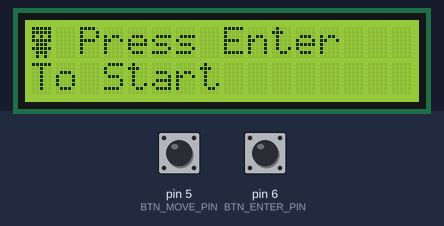
This sketch was run on a simulated Arduino Uno, built with avr-gcc and run on an emulated ATmega328P. Parts: 16×2 character LCD. Wiring (inferred from the names in the program): character LCD (HD44780): RS pin 2; E pin 3; data pin 10, pin 11, pin 12, pin 13. The inputs (shaded band) are chosen by the test bench; at power-on: pin 6 (BTN_ENTER_PIN) HIGH, pin 5 (BTN_MOVE_PIN) HIGH. Random numbers use the default seed unless the sketch sets one; what the sketch prints to the serial monitor is not drawn.

Above: at 1.2 s.
1.3 s: pin 6 (BTN_ENTER_PIN) pulled LOW for 0.15 s
At 1.6 s:
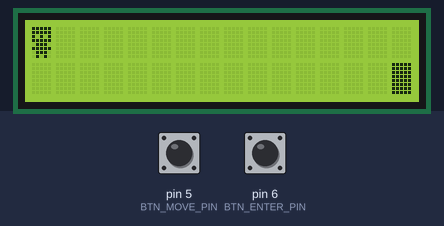
3.8 s: pin 5 (BTN_MOVE_PIN) pulled LOW for 0.15 s
At 4.5 s:
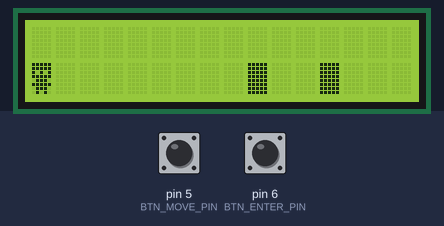
6.9 s: pin 5 (BTN_MOVE_PIN) pulled LOW for 1 s
At 7.23 s:
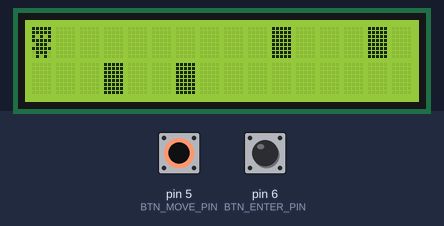
9.4 s: pin 5 (BTN_MOVE_PIN) pulled LOW for 0.15 s
At 10.8 s:
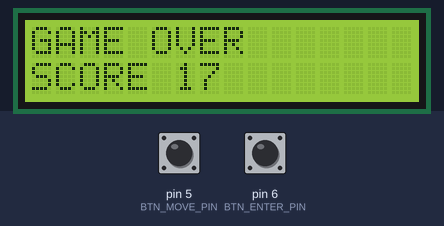
11.6 s: pin 6 (BTN_ENTER_PIN) pulled LOW for 1 s
At 12.6 s:
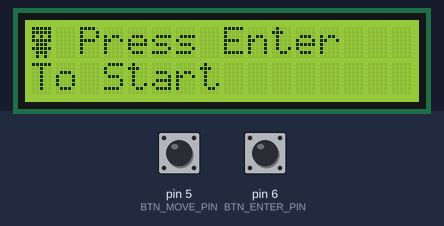
14.1 s: pin 6 (BTN_ENTER_PIN) pulled LOW for 0.15 s
At 18.23 s:
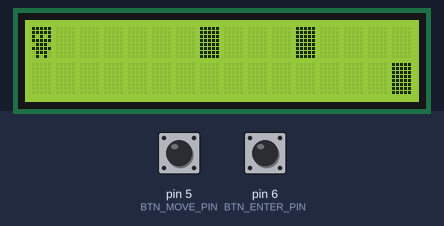
Timing chart, 0 to 19.7 s (numbered marks = the images above; inputs shaded):
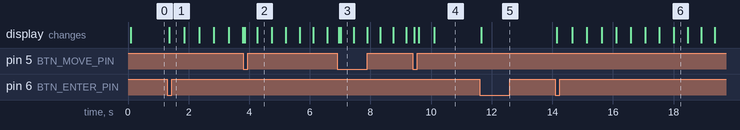

The sketch:

MiniLCDGame.ino
```cpp
#include "LCD.h"
#include "Common.h"
#include "Constants.h"
#include "Gameplay.h"

enum GameState
{
  None,
  Start,
  InGame,
  GameOver,
};

//Climduino::LCD lcd(RS_PIN, RW_PIN, E_PIN, 6, 7, 8, 9, 10, 11, 12, 13); //8 bit
static Climduino::LCD _lcd(RS_PIN, RW_PIN, E_PIN, 10, 11, 12, 13); //4 bit

static uint8_t _last_screen[SCREEN_COLUMNS][SCREEN_ROWS]; // store the last one to compare and only render difference
static uint8_t _screen[SCREEN_COLUMNS][SCREEN_ROWS];
static GameState _lastGameState = GameState::None;
static GameState _gameState = GameState::Start;

static Gameplay _gameplay(_screen);

static Climduino::DebouncedButton _moveBtn;
static Climduino::DebouncedButton _enterBtn;

void setup() {
  Serial.begin(9600);

  _moveBtn.setup(BTN_MOVE_PIN);
  _enterBtn.setup(BTN_ENTER_PIN);

  _lcd.begin();

  _lcd.addCustomChar(PLAYER_CHAR, CustomPlayerCharMatrix);
}

void emptyGameplayScreen()
{
  for (int x = 0; x < SCREEN_COLUMNS; x++) {
    for (int y = 0; y < SCREEN_ROWS; y++) {
      _last_screen[x][y] = EMPTY_CHAR;
      _screen[x][y] = EMPTY_CHAR;
    }
  }
}

void loop() {

  Climduino::BtnEvent moveBtnEvnt = _moveBtn.update();
  Climduino::BtnEvent enterBtnEvnt = _enterBtn.update();

  GameState currentState = _gameState;
  switch (_gameState)
  {
    case GameState::Start:
      if (_lastGameState != _gameState)
      {
        _lcd.setCursor(0, 0);
        _lcd.write(PLAYER_CHAR);
        _lcd.print(" Press Enter");
        _lcd.setCursor(0, 1);
        _lcd.print("To Start");
      }
      if (enterBtnEvnt == Climduino::BtnEvent::Down)
      {
        //Serial.print("Starting Game");
        _lcd.clearScreen();
        emptyGameplayScreen();
        _gameplay.StartGame();
        _gameState = GameState::InGame;
      }
      break;
    case GameState::GameOver:
     if (_lastGameState != _gameState)
      {
        _lcd.setCursor(0, 0);
        _lcd.print("GAME OVER");
        _lcd.setCursor(0, 1);
        _lcd.print("SCORE ");
        _lcd.print(_gameplay.GetScore());
      }
      if (enterBtnEvnt == Climduino::BtnEvent::Down)
      {
        _gameState = GameState::Start;
        _lcd.clearScreen();
      }
      break;
    case GameState::InGame:
      _gameplay.Update(moveBtnEvnt, enterBtnEvnt);

      for (int x = 0; x < SCREEN_COLUMNS; ++x)
      {
        for (int y = 0; y < SCREEN_ROWS; ++y)
        {
          uint8_t last = _last_screen[x][y];
          uint8_t current = _screen[x][y];

          if (last == current) continue;

          //Serial.print(String("x: ") + x + ", y: " + y + ", Char: ");
          //Serial.println((uint8_t)current, HEX);

          _lcd.setCursor(x, y);
          _lcd.write((uint8_t)current);

          _last_screen[x][y] = _screen[x][y];
        }
      };

      if (_gameplay.IsDead())
      {
        //Serial.print("GameOver");
        delay(500); //let them see the explosion
        _gameState = GameState::GameOver;
        _lcd.clearScreen();
        break;
      }
      break;
  }

  _lastGameState = currentState;
}
```

Common.h
```cpp
#pragma once

namespace CPPLib
{
  namespace Common
  {
    struct Vector2Int {
      int x;
      int y;

      Vector2Int(): x(0), y(0) {}
      Vector2Int(int x, int y): x(x), y(y) {}
    };
  }
}
```

Constants.h
```cpp
#pragma once

//Pin Defines
constexpr uint8_t RS_PIN = 2;
constexpr uint8_t RW_PIN = 0;
constexpr uint8_t E_PIN = 3;
constexpr uint8_t BTN_MOVE_PIN = 5;
constexpr uint8_t BTN_ENTER_PIN = 6;

//Screen
constexpr uint8_t SCREEN_ROWS = 2;
constexpr uint8_t SCREEN_COLUMNS = 16;

//Character Codes
constexpr uint8_t EMPTY_CHAR = 0x20;
constexpr uint8_t PLAYER_CHAR = 1; //0xFF //slot index to use with custom player char
constexpr uint8_t ENEMY_CHAR = 0xFF; //0xEF
constexpr uint8_t EXPLOSION_CHAR = 0x2A;

//5 x 8 matrix
constexpr uint8_t CustomPlayerCharMatrix[8] =
{
  0b11111,
  0b11111,
  0b10101,
  0b11111,
  0b01110,
  0b11111,
  0b01110,
  0b01010,
};

//Gameplay Balance
constexpr uint8_t MAX_ENEMIES = 15;
constexpr int  MAX_TICK_INTERVAL = 500; //Tick time per enemy action (ms) at the start. Player is still free to roam in between ticks
constexpr int MIN_TICK_INTERVAL = 50;
constexpr int TICKTIME_INCREMENTTIME = 300; //Speed tick time every this many ms
constexpr int SPAWN_MAX_TICKS = 4;
constexpr int SPAWN_MIN_TICKS = 2;
```

DebouncedButton.cpp
```cpp
#include "DebouncedButton.h"
#include "Arduino.h"

namespace Climduino
{
  DebouncedButton::DebouncedButton()
  {

  }

  void DebouncedButton::setup(uint8_t pin)
  {
    _pin = pin;
    pinMode(pin, INPUT_PULLUP);
    _lastBtnState = HIGH;
    _btnState = HIGH;
  }

  BtnEvent DebouncedButton::update()
  {
    BtnEvent evnt = BtnEvent::None;
    int reading = digitalRead(_pin);
    if (reading != _lastBtnState)
    {
      //will keep updating until bouncing is done
      _lastDebounceTime = millis();
    }

    if ((millis() - _lastDebounceTime > 50))
    {
      //when stabilized for more than 50 ms, we then accept the input state
      if (reading != _btnState)
      {
        _btnState = reading;
        if (reading == LOW) //cos we pull up
        {
          evnt = BtnEvent::Down;
          //Serial.println("Button Down!");
        }
        else if (reading == HIGH)
        {
          evnt = BtnEvent::Released;
          //Serial.println("Button Released!");
        }
      }
    }
    _lastBtnState = reading;

    return evnt;
  }

  int DebouncedButton::getBtnState()
  {
    return _btnState;
  }
}
```

DebouncedButton.h
```cpp
#pragma once

#include "inttypes.h"

namespace Climduino
{
  enum BtnEvent
  {
    None, //no changes this frame
    Released, //let go this frame
    Down, //just pressed down this frame
  };

  class DebouncedButton
  {

  public:
    DebouncedButton();
    void setup(uint8_t pin);

    //also returns change in Btn state, as a workaround to event (for simple cases where caller is updating and retrieving the state)
    BtnEvent update();

    //returns 0 - not held, 1 - held - used for continuous state
    int getBtnState();

    //KIV Arduino Uno doesn't support std::function without additional library, making events a bit tedious since u need static functions.

  private:
    uint8_t _pin;
    int _btnState; //stable states
    int _lastBtnState; //raw bouncy state all the time
    unsigned long _lastDebounceTime;
  };
}
```

Gameplay.cpp
```cpp
#include "Gameplay.h"

Gameplay::Gameplay(uint8_t (&screen)[SCREEN_COLUMNS][SCREEN_ROWS])
: _screen(screen)
{

}

void Gameplay::StartGame()
{
  _gameplayActive = true;
  _isDead = false;
  _currentTickInterval = MAX_TICK_INTERVAL;
  _lastTick = millis();
  _lastIncrementTickTime = millis();
  _score = 0;
  for (int i = 0 ; i < MAX_ENEMIES; ++i)
  {
    _enemies[i].Alive = false;
  }

  setPlayerPos(0, 0);
  trySpawnEnemy();
}

void Gameplay::setPlayerPos(int x, int y)
{
  _screen[_playerPos.x][_playerPos.y] = EMPTY_CHAR; //clear first
  _playerPos.x = x;
  _playerPos.y = y;

   uint8_t onScreen = _screen[x][y];
   if (onScreen == EMPTY_CHAR)
   {
    _screen[x][y] = PLAYER_CHAR;
   }
   else if (onScreen == ENEMY_CHAR)
   {
    setGameOver(x, y);
   }
}

void Gameplay::setGameOver(int x, int y)
{
  _isDead = true;
  _gameplayActive = false;

  _screen[x][y] = EXPLOSION_CHAR;
}

void Gameplay::setEnemyPos(uint8_t arrIndex, int x, int y)
{
  EnemyInfo &info = _enemies[arrIndex];
  if (!info.Alive)
  {
    Serial.println("Error trying to set position of a dead thing");
    return;
  }

  _screen[info.Position.x][info.Position.y] = EMPTY_CHAR;
  info.Position.x = x;
  info.Position.y = y;

  uint8_t onScreen = _screen[x][y];
  //Serial.print(String("pos x: ") + x + ", y: " + y + " char: 0x");
  //Serial.println((uint8_t)onScreen, HEX);
  if (onScreen == EMPTY_CHAR) //ok to move
  {
    _screen[x][y] = ENEMY_CHAR;
  }
  else if (onScreen == PLAYER_CHAR)
  {
   setGameOver(x, y);
  }
}

void Gameplay::clearEnemy(uint8_t arrIndex)
{
  //Serial.println("Clear enemy");
  EnemyInfo &info = _enemies[arrIndex];
  info.Alive = false;
  _screen[info.Position.x][info.Position.y] = EMPTY_CHAR;
}

void Gameplay::Update(Climduino::BtnEvent moveBtn, Climduino::BtnEvent enterBtn)
{
  if (_gameplayActive)
  {
    if (moveBtn == Climduino::BtnEvent::Down)
    {
      onMoveBtnDown();
    }

    unsigned long milli = millis();
    if (_currentTickInterval > MIN_TICK_INTERVAL)
    {
      if (milli - _lastIncrementTickTime > TICKTIME_INCREMENTTIME)
      {
        _currentTickInterval = (long)(_currentTickInterval * 0.995); //_currentTickInterval--;
        _lastIncrementTickTime = milli;
      }
    }

    //to simplify, we update all enemies according to the tick
    if (milli - _lastTick > _currentTickInterval)
    {
      moveEnemies();
      _lastTick = milli;

      if (_gameplayActive)
      {
        //Serial.print("SpawnCounter: ");
        //Serial.println(_enemySpawnCounter);

        if (_enemySpawnCounter - 1 == 0)
        {
          //dont decrement if no space to spawn
          trySpawnEnemy();
        }
        else
        {
          _enemySpawnCounter--;
        }
        _score++; //just increment per tick for ez scoring
      }
    }


  }
}

void Gameplay::moveEnemies()
{
  for (int i = 0; i < MAX_ENEMIES; ++i)
  {
      if (_enemies[i].Alive)
      {
        //move them left
        if (_enemies[i].Position.x > 0)
        {
          setEnemyPos(i, _enemies[i].Position.x - 1, _enemies[i].Position.y);
          //_enemies[i].LastTimeMoved = millis();
          if (!_gameplayActive) break;
        }
        else
        {
          //going off screen, we can cull them
          clearEnemy(i);
        }
    }
  }
}

void Gameplay::onMoveBtnDown()
{
  //since we just have 2 lanes and 1 button, a very simple up down toggle
  int y = _playerPos.y == 0 ? 1 : 0;
  setPlayerPos(_playerPos.x, y);
}

bool Gameplay::trySpawnEnemy()
{
  //Serial.println("Try Spawn Enemy");
  //find empty spot in array
  int index = -1;
  for (int i = 0; i < MAX_ENEMIES; ++i)
  {
    if (!_enemies[i].Alive)
    {
      index = i;
      break;
    }
  }

  if (index == -1) return false;

  //spawn at right edge
  int x = SCREEN_COLUMNS - 1;
  int y = 0;

  //find empty y
  if (_screen[x][0] == EMPTY_CHAR && _screen[x][1] == EMPTY_CHAR) { y = random(0, 2);}
  else if (_screen[x][0] == EMPTY_CHAR) { y = 0; }
  else if (_screen[x][1] == EMPTY_CHAR) { y = 1; }
  else
  {
    Serial.println("no space to spawn");
    return false; //both positions are full
  }

  _enemies[index].Position.x = x;
  _enemies[index].Position.y = y;
  _enemies[index].Alive = true;

  //Serial.println(String("Spawn Enemy at x: ") + x + ", y: " + y);
  _screen[x][y] = ENEMY_CHAR;

  _enemySpawnCounter = (uint8_t)random(SPAWN_MIN_TICKS, SPAWN_MAX_TICKS + 1); //_currentSpawnInterval;
}
```

Gameplay.h
```cpp
#pragma once

#include <Arduino.h>
#include "Common.h"
#include "Constants.h"
#include "DebouncedButton.h"
#include "stdlib.h"

struct EnemyInfo
{
  bool Alive = false;
  CPPLib::Common::Vector2Int Position;
};


class Gameplay
{
  public:
    Gameplay(uint8_t (&screen)[SCREEN_COLUMNS][SCREEN_ROWS]);

    void StartGame();
    void Update(Climduino::BtnEvent moveBtn, Climduino::BtnEvent enterBtn);

    bool IsDead() const
    {
      return _isDead;
    }

    unsigned long GetScore() const
    {
      return _score;
    }

  private:
    uint8_t (&_screen)[SCREEN_COLUMNS][SCREEN_ROWS];
    CPPLib::Common::Vector2Int _playerPos;
    EnemyInfo _enemies[MAX_ENEMIES]; //arduino doesn't have std::list or vector natively

    bool _gameplayActive = false;
    bool _isDead = false;
    int _currentTickInterval;
    unsigned long _lastTick;
    unsigned long _lastIncrementTickTime;

    uint8_t _enemySpawnCounter;

    unsigned long _score;

    void setPlayerPos(int x, int y);
    void onMoveBtnDown();

    bool trySpawnEnemy();
    void moveEnemies();
    void setEnemyPos(uint8_t arrIndex, int x, int y);
    void clearEnemy(uint8_t arrIndex);

    void setGameOver(int x, int y);
};
```

LCD.cpp
```cpp
#include "LCD.h"
#include "Arduino.h"

#include <stdio.h>
#include <string.h>
#include <inttypes.h>

namespace Climduino
{
    LCD::LCD(uint8_t rs, uint8_t rw, uint8_t enable,
            uint8_t d0, uint8_t d1, uint8_t d2, uint8_t d3,
		        uint8_t d4, uint8_t d5, uint8_t d6, uint8_t d7)
    {
      internal_Init(false, rs, rw, enable, d0, d1, d2, d3, d4, d5, d6, d7);
    }

    LCD::LCD(uint8_t rs, uint8_t rw, uint8_t enable,
            uint8_t d0, uint8_t d1, uint8_t d2, uint8_t d3)
    {
      internal_Init(true, rs, rw, enable, d0, d1, d2, d3, 0, 0, 0, 0);
    }

    void LCD::internal_Init(bool fourbits, uint8_t rs, uint8_t rw, uint8_t enable,
            uint8_t d0, uint8_t d1, uint8_t d2, uint8_t d3,
		        uint8_t d4, uint8_t d5, uint8_t d6, uint8_t d7)
    {
      _rs_pin = rs;
      _rw_pin = rw;
      _enable_pin = enable;

      _data_pins[0] = d0;
      _data_pins[1] = d1;
      _data_pins[2] = d2;
      _data_pins[3] = d3;
      _data_pins[4] = d4;
      _data_pins[5] = d5;
      _data_pins[6] = d6;
      _data_pins[7] = d7;

      if (fourbits)
        _functionParam = FUNC_4BITMODE | FUNC_2LINE | FUNC_5x8DOTS;
      else
        _functionParam = FUNC_8BITMODE | FUNC_2LINE | FUNC_5x8DOTS;

      begin();
    }

    void LCD::begin()
    {
      //TODO allow row and column and dot size config
      _columns = 16;
      _rows = 2;
      setRowOffsets();

      //see pg 45

      //set pin Modes
      pinMode(_rs_pin, OUTPUT);

      if (_rw_pin != 0)
        pinMode(_rw_pin, OUTPUT);

      pinMode(_enable_pin, OUTPUT);
      int pinCount = isFourBit() ? 4: 8;
      for (int i = 0; i < pinCount; ++i)
      {
        pinMode(_data_pins[i], OUTPUT);
      }

      //"Wait for more than 40ms after Vcc rises to 2.7V"
      delayMicroseconds(45000); //TODO hogging time

      //Write Defaults
      digitalWrite(_rs_pin, LOW); //instruction mode
      digitalWrite(_enable_pin, LOW); //start low so we can pulse later

      //TODO rw pin support - for simplicity now we just ignore
      delayMicroseconds(15000); //wait > 15ms

      if (isFourBit())
      {
        //4 bit intialization routine
        //pg 46

        //special because it starts in 8 bit mode
        //so we can't just send 2 nibbles off the bat
        //but neither can we send 8 bits since... we don't have 8 pins!

        //follow the instructions says, set DB5 and DB4 to 1 (as part of the 4 bit D4-7)
        write_4bit(0x03);
        delayMicroseconds(4100 + 400); //wait > 4.1ms

        write_4bit(0x03);
        delayMicroseconds(4100 + 400); //wait > 4.1ms

        write_4bit(0x03);
        delayMicroseconds(100 + 50); //wait > 100 microseconds

        //actually sets to 4 bit mode now
        write_4bit(0x02);
      }
      else
      {
        //8 bit Initialization Routine
        //pg 45

        command(CMD_FUNCTIONSET | _functionParam);
        delayMicroseconds(4100 + 400); //wait > 4.1ms

        command(CMD_FUNCTIONSET | _functionParam);
        delayMicroseconds(100 + 50); //wait > 100 microseconds

        command(CMD_FUNCTIONSET | _functionParam);
      }

      //final set
      command(CMD_FUNCTIONSET | _functionParam);

      _displayControlParam = DISPLAY_ON | DISPLAY_CURSOR_OFF | DISPLAY_BLINK_OFF; //DISPLAY_CURSOR_ON | DISPLAY_BLINK_ON;
      command(CMD_DISPLAYCONTROL | _displayControlParam);

      clearScreen();
      setCursor(0, 0);

      _entryModeParam = ENTRYMODE_INCREMENT | ENTRYMODE_CURSOR;
      command(CMD_ENTRY_MODE | _entryModeParam);

      Serial.println("LCD Initialized");
    }

    void LCD::clearScreen()
    {
      command(CMD_CLEAR_DISPLAY);
      delayMicroseconds(2000);
    }

    // Cursor =========================
    void LCD::setRowOffsets()
    {
      //cos its like
      //00 01 02 ---- 0F
      //40 41 42 ---- 4F
      _rowOffsets[0] = 0x00;
      _rowOffsets[1] = 0x40;
    }

    void LCD::setCursor(uint8_t column, uint8_t row)
    {
      if (column > _columns - 1)
      {
        Serial.print("Trying to set invalid column: ");
        Serial.print(column);
        return;
      }
      if (row > _rows - 1)
      {
        Serial.print("Trying to set invalid row: ");
        Serial.print(row);
        return;
      }

      // 1 bit for command, 7 bits for the address data
      uint8_t address = column + _rowOffsets[row];
      command(CMD_SETDDRAMADDR | address);
    }

    void LCD::addCustomChar(uint8_t slotIndex, const uint8_t (&charMatrix)[8])
    {
      command(CMD_SETCGRAMADDR | (slotIndex << 3)); // << 3 = *8
      for (int i = 0; i < 8; i++)
      {
        write(charMatrix[i]);  // goes into CGRAM, not screen
      }
    }

    inline void LCD::command(uint8_t value)
    {
      send(value, LOW);
    }

    inline size_t LCD::write(uint8_t value)
    {
      send(value, HIGH);
      return 1;
    }


    // Core Low Level ============================================================
    inline bool LCD::isFourBit()
    {
      //cannot do _functionParam & FUNC_4BITMODE since FUNC_4BITMODE is just 0
      return !(_functionParam & FUNC_8BITMODE);
    }

    void LCD::send(uint8_t value, uint8_t mode)
    {
      //set mode - command instructions or character data
      digitalWrite(_rs_pin, mode);

      if (isFourBit())
      {
        write_4bit(value >> 4); //send high nibble D4-D7
        write_4bit(value); //write func already only reads the lower bits
      }
      else
      {
        write_8bit(value);
      }

      delayMicroseconds(37 + 50); // > 37 us
    }

    void LCD::write_8bit(uint8_t value)
    {
      for (int i = 0; i < 8; ++i)
      {
        digitalWrite(_data_pins[i], (value >> i) & 0x01);
      }

      pulse();
    }

    void LCD::write_4bit(uint8_t value)
    {
      for (int i = 0; i < 4; ++i)
      {
        //e.g. 0010
        //shift right = 0001
        //check if its 1 or 0
        digitalWrite(_data_pins[i], (value >> i) & 0x01);
      }

      pulse();
    }

    void LCD::pulse()
    {
      digitalWrite(_enable_pin, LOW);
      delayMicroseconds(1); // > 450 ns - pg 49
      digitalWrite(_enable_pin, HIGH);
      delayMicroseconds(1); // > 450 ns
      digitalWrite(_enable_pin, LOW);
      //delayMicroseconds(37 + 50); // > 37 us
    }
}
```

Source omitted: LCD.h (3750 bytes)

Measured:
- after the input at 1.3 s, the display: first changes after 0.05 s (image 1 shows a later state)
- after the input at 11.6 s, the display: first changes after 0.05 s (image 5 shows a later state)
- after the input at 14.1 s, the display: first changes after 0.05 s (image 6 shows a later state)
- what the display in image 2 shows lasts 0.4 s, from 4.3 s to 4.7 s
- what the display in image 3 shows lasts 0.5 s, from 7.0 s to 7.5 s
